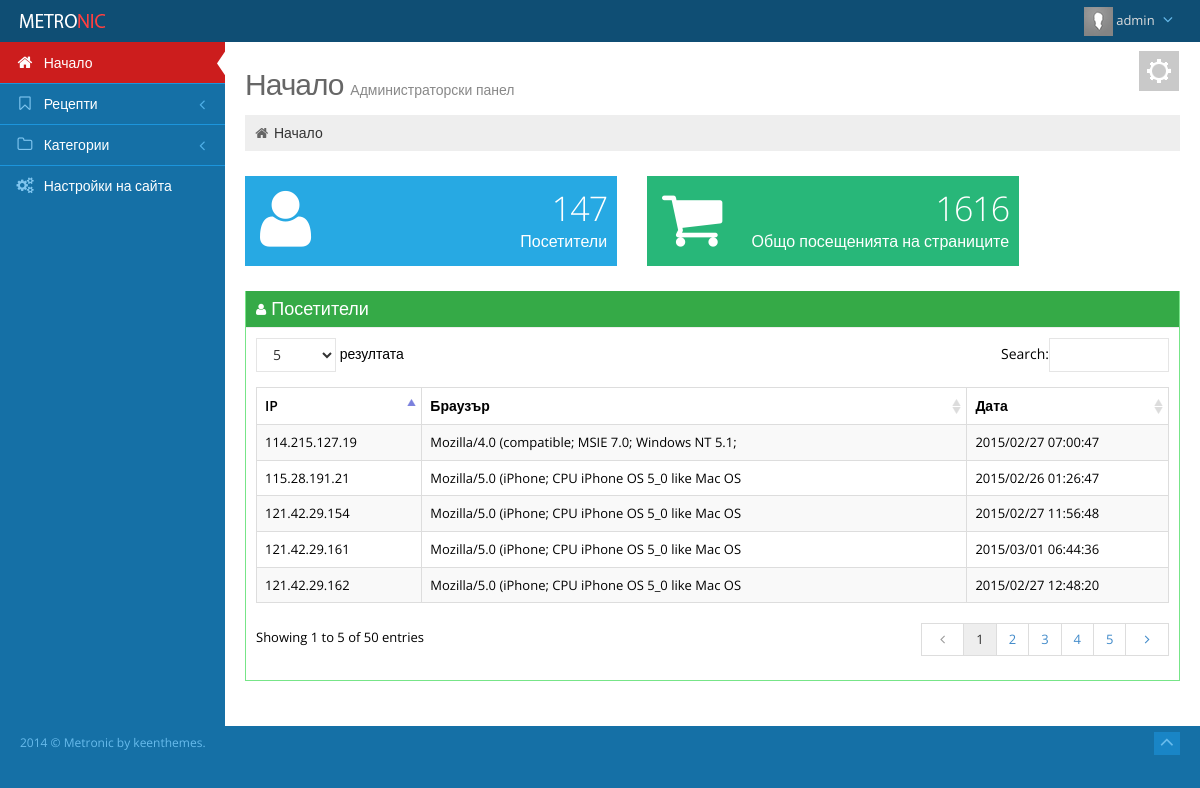
The page /admin/index.php (signed in) on the database its author committed.
### tables this page shows
CREATE TABLE IF NOT EXISTS `info` (
  `id` int(11) NOT NULL AUTO_INCREMENT,
  `ip_address` varchar(30) DEFAULT NULL,
  `user_agent` varchar(50) DEFAULT NULL,
  `datetime` varchar(25) DEFAULT NULL,
  PRIMARY KEY (`id`)
);

### admin/index.php (the view, shortened to what this page needs)
<?php
	if(isset($_COOKIE["adminname"])){
		$username	= $_COOKIE["adminname"];
	}elseif(isset($_SESSION["adminname"])){
		$username	= $_SESSION["adminname"];
	}else{
		header("Location: login.php");
	}
?>
<!DOCTYPE html>
<html lang="en" class="no-js">
<head>
<link href="assets/plugins/font-awesome/css/font-awesome.min.css" rel="stylesheet" type="text/css"/>
<link href="assets/plugins/bootstrap/css/bootstrap.min.css" rel="stylesheet" type="text/css"/>
<link href="assets/plugins/uniform/css/uniform.default.css" rel="stylesheet" type="text/css"/>
<link rel="stylesheet" type="text/css" href="assets/plugins/select2/select2.css"/>
<link rel="stylesheet" type="text/css" href="assets/plugins/select2/select2-metronic.css"/>
<link rel="stylesheet" href="assets/plugins/data-tables/DT_bootstrap.css"/>
<link href="assets/css/style-metronic.css" rel="stylesheet" type="text/css"/>
<link href="assets/css/style.css" rel="stylesheet" type="text/css"/>
<link href="assets/css/style-responsive.css" rel="stylesheet" type="text/css"/>
<link href="assets/css/plugins.css" rel="stylesheet" type="text/css"/>
<link href="assets/css/pages/tasks.css" rel="stylesheet" type="text/css"/>
<link href="assets/css/themes/default.css" rel="stylesheet" type="text/css" id="style_color"/>
<link href="assets/css/print.css" rel="stylesheet" type="text/css" media="print"/>
<link href="assets/css/custom.css" rel="stylesheet" type="text/css"/>
</head>
<body class="page-header-fixed">
<div class="header navbar navbar-fixed-top">
	<div class="header-inner">
		<a class="navbar-brand" href="index.html">
			<img src="assets/img/logo.png" alt="logo" class="img-responsive"/>
		</a>
		<ul class="nav navbar-nav pull-right">
			<li class="dropdown user">
				<a href="#" class="dropdown-toggle" data-toggle="dropdown" data-hover="dropdown" data-close-others="true">
					<img alt="" src="assets/img/avatar.png"/>
					<span class="username">
						 <?php echo $username; ?>
					</span>
					<i class="fa fa-angle-down"></i>
				</a>
			</li>
		</ul>
	</div>
</div>
<div class="page-container">
	<div class="page-sidebar-wrapper">
		<div class="page-sidebar navbar-collapse collapse navbar-no-scroll">
			<ul class="page-sidebar-menu" data-auto-scroll="true" data-slide-speed="200">
				<li class="start active ">
					<a href="index.php">
						<i class="fa fa-home"></i>
						<span class="title">
							Начало
						</span>
						<span class="selected">
						</span>
					</a>
				</li>
				<li>
					<a href="javascript:;">
						<i class="fa fa-bookmark-o"></i>
						<span class="title">
							Рецепти
						</span>
					</a>
				</li>
				<li>
					<a href="javascript:;">
						<i class="fa fa-folder-o"></i>
						<span class="title">
							Категории
						</span>
					</a>
				</li>
				<li class="last">
					<a href="site_config.php">
						<i class="fa fa-cogs"></i>
						<span class="title">
							Настройки на сайта
						</span>
					</a>
				</li>
			</ul>
		</div>
	</div>
	<div class="page-content-wrapper">
		<div class="page-content">
			<div class="theme-panel hidden-xs hidden-sm">
				<div class="toggler">
				</div>
			</div>
			<div class="row">
				<div class="col-md-12">
					<h3 class="page-title">
					Начало <small>Администраторски панел</small>
					</h3>
					<ul class="page-breadcrumb breadcrumb">
						<li>
							<i class="fa fa-home"></i>
							<a href="index.php">
								Начало
							</a>
						</li>
					</ul>
				</div>
			</div>
			<div class="row">
				<div class="col-lg-5 col-md-3 col-sm-6 col-xs-12">
					<div class="dashboard-stat blue">
						<div class="visual">
							<i class="fa fa-user"></i>
						</div>
						<div class="details">
							<div class="number">
								<?php
									$result=mysql_query("SELECT MAX(id) FROM info");
									while ($row = mysql_fetch_array($result, MYSQL_NUM))
									{
										$totalips = $row[0] ;
									}
									echo $totalips;
								?>
							</div>
							<div class="desc">
								 Посетители
							</div>
						</div>
					</div>
				</div>
				<div class="col-lg-5 col-md-3 col-sm-6 col-xs-12">
					<div class="dashboard-stat green">
						<div class="visual">
							<i class="fa fa-shopping-cart"></i>
						</div>
						<div class="details">
							<div class="number">
								 <?php
								 	$query = "SELECT SUM(count)  AS totalhits FROM hits";
									$result = mysql_query($query) or die(mysql_error());
									while($row = mysql_fetch_array($result))
									{
										$totalhits = $row['totalhits']  ;
									}
									echo $totalhits;
								 ?>
							</div>
							<div class="desc">
								 Общо посещенията на страниците
							</div>
						</div>
					</div>
				</div>
			</div>
			<div class="row">
				<div class="col-md-12">
					<div class="portlet box green">
						<div class="portlet-title">
							<div class="caption">
								<i class="fa fa-user"></i>Посетители
							</div>
						</div>
						<div class="portlet-body">
							<table class="table table-striped table-bordered table-hover" id="sample_2">
								<thead>
									<tr>
										<th>
											 IP
										</th>
										<th>
											 Браузър
										</th>
										<th>
											 Дата
										</th>
									</tr>
								</thead>
								<tbody>
									<?php
										$result = mysql_query("SELECT * FROM info ORDER BY id DESC")
										or die(mysql_error());
										while($row = mysql_fetch_array( $result )){
											echo "
												<tr class='odd gradeX'>
													<td>".$row['ip_address']."</td>
													<td>".$row['user_agent']."</td>
													<td>".$row['datetime']."</td>
												</tr>
											";
										}
									?>
								</tbody>
							</table>
						</div>
					</div>
				</div>
			</div>
		</div>
	</div>
</div>
<div class="footer">
	<div class="footer-inner">
		 2014 &copy; Metronic by keenthemes.
	</div>
	<div class="footer-tools">
		<span class="go-top">
			<i class="fa fa-angle-up"></i>
		</span>
	</div>
</div>
</body>
</html>

### admin/assets/css/style-metronic.css (style rules this page uses)
div, input, select, textarea, span, img, table, td, th, p, a, button, ul, code, pre, li { -webkit-border-radius: 0 !important; -moz-border-radius: 0 !important; border-radius: 0 !important; }
.table thead > tr > th { border-bottom: 0; }

### admin/assets/css/style-responsive.css (style rules this page uses)
@media (min-width: 992px) { .page-sidebar { width: 225px; float: left; position: relative; margin-right: -100%; } }
@media (min-width: 992px) { .page-sidebar.navbar-collapse { max-height: none !important; } }
@media (min-width: 992px) { .page-content-wrapper { float: left; width: 100%; } }
@media (min-width: 992px) { .page-content { margin-left: 225px; margin-top: 0px; min-height: 600px; padding: 25px 20px 20px 20px; } }
@media (min-width: 992px) { .footer { clear: left; } }

### admin/assets/css/plugins.css (style rules this page uses)
.dataTable { width: 100% !important; clear: both; margin-top: 5px; }
.dataTable > thead > tr > th.sorting, .dataTable > thead > tr > th.sorting_asc, .dataTable > thead > tr > th.sorting_desc { padding-right: 18px; }

### admin/assets/css/themes/default.css (style rules this page uses)
body { background-color: #1570a6 !important; }
.header { filter: none !important; background-image: none !important; background-color: #0f4e74 !important; }
.header .navbar-nav li.dropdown .dropdown-toggle i { color: #68bbec !important; }
.page-sidebar { background-color: #1570a6; }
ul.page-sidebar-menu > li > a { border-top: 1px solid #1c95dc !important; color: #ffffff !important; }
ul.page-sidebar-menu > li:last-child > a { border-bottom: 1px solid transparent !important; }
ul.page-sidebar-menu > li a i { color: #7fc5ef; }
ul.page-sidebar-menu > li.active > a { background: #cc1d1d !important; border-top-color: transparent !important; color: #ffffff; }
ul.page-sidebar-menu > li.active > a i { color: #ffffff; }
.footer .footer-inner { color: #68bbec; }
.footer .footer-tools .go-top { background-color: #1985c6; }
.footer .footer-tools .go-top i { color: #68bbec; }

### admin/assets/css/print.css (style rules this page uses)
body { background-color: #fff !important; }
.header { display: none; }
.page-sidebar { display: none; }
.theme-panel { display: none; }
.footer { display: none; }
.page-container { margin: 0px !important; padding: 0px !important; }
.page-content { min-height: auto !important; padding: 0px 20px 20px !important; margin: 0 !important; }

### rows shown on the page
info: ip_address "121.42.29.161", user_agent "Mozilla/5.0 (iPhone; CPU iPhone OS 5_0 like Mac OS", datetime "2015/03/01 06:44:36"
info: ip_address "121.42.29.162", user_agent "Mozilla/5.0 (iPhone; CPU iPhone OS 5_0 like Mac OS", datetime "2015/02/27 12:48:20"
info: ip_address "121.42.29.154", user_agent "Mozilla/5.0 (iPhone; CPU iPhone OS 5_0 like Mac OS", datetime "2015/02/27 11:56:48"
info: ip_address "114.215.127.19", user_agent "Mozilla/4.0 (compatible; MSIE 7.0; Windows NT 5.1;", datetime "2015/02/27 07:00:47"
info: ip_address "115.28.191.21", user_agent "Mozilla/5.0 (iPhone; CPU iPhone OS 5_0 like Mac OS", datetime "2015/02/26 01:26:47"

### other values the page prints
$username "admin"
$totalips "147"
$totalhits "1616"
